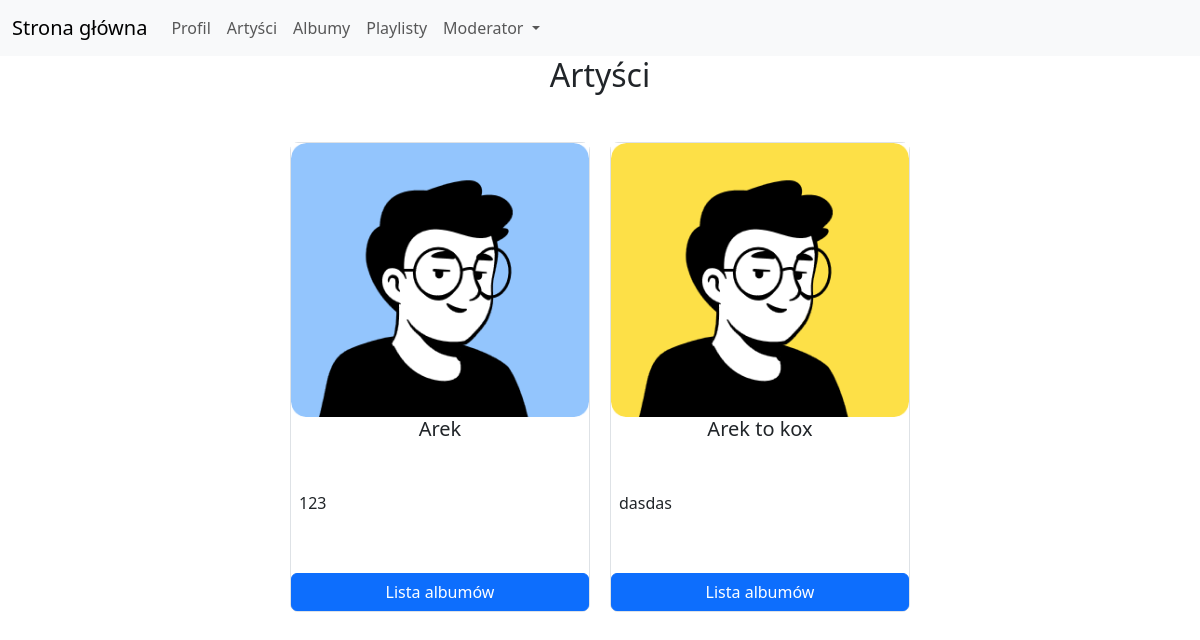
Page /artists on the earlier database version.
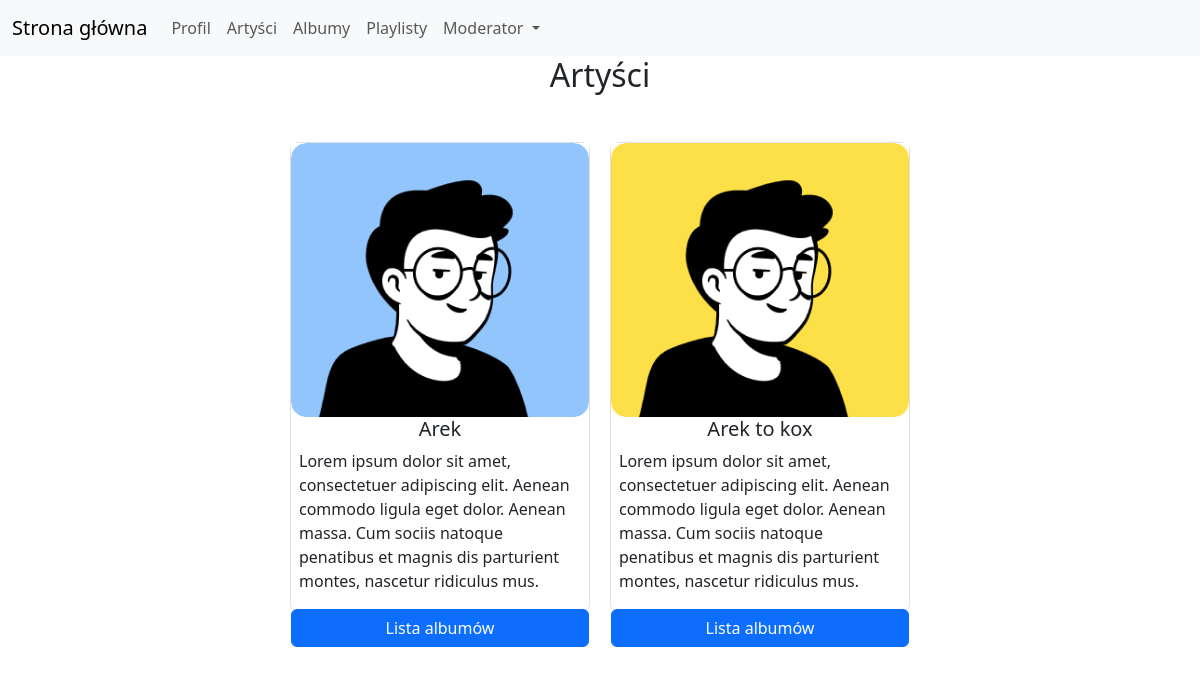
Same page on the later database version.
### bumbox/models.py (models this page shows)
class Artist(models.Model):
  name = models.CharField(max_length=100)
  description = models.TextField(blank=False, max_length=250)
  picture = models.ImageField(upload_to='images/', blank=True, null=True)

### bumbox/views.py (the view)
# urls.py: path('artists', views.artists, name='artists'),
def artists(request):
  artists = Artist.objects.all()
  return render(request, 'public/artists.html', {'artists': artists})

### bumbox/templates/public/artists.html
{% extends "index.html" %} {% block content %}
<h2>Artyści</h2>
<div class="d-flex mt-5 flex-wrap justify-content-center" style="gap: 20px">
	{% for artist in artists %}
	<div
		class="d-flex flex-column border border-secoundary rounded-3"
		style="width: 300px; height: 470px"
	>
		<img src="{{ artist.picture.url }}" />
		<div class="d-flex flex-column h-100 justify-content-between">
			<h5>{{artist.name}}</h5>
			<p class="text-start px-2">{{artist.description}}</p>
			<a href="{% url 'artist-details' artist.pk %}" class="btn btn-primary"
				>Lista albumów</a
			>
		</div>
	</div>
	{% endfor %}
</div>
{% endblock %}

Differences in the rows shown:
changed Artist "Arek": description "123" → "Lorem ipsum dolor sit amet, consectetuer adipiscing elit. Aenean commodo ligula eget dolor. Aenean massa. Cum sociis natoque penatibus et magnis dis parturient montes, nascetur ridiculus mus."
changed Artist "Arek to kox": description "dasdas" → "Lorem ipsum dolor sit amet, consectetuer adipiscing elit. Aenean commodo ligula eget dolor. Aenean massa. Cum sociis natoque penatibus et magnis dis parturient montes, nascetur ridiculus mus."
